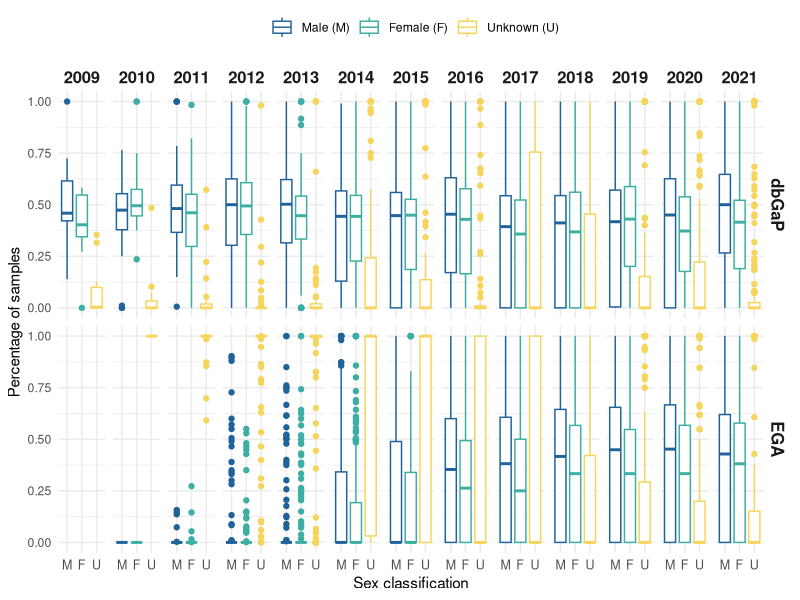
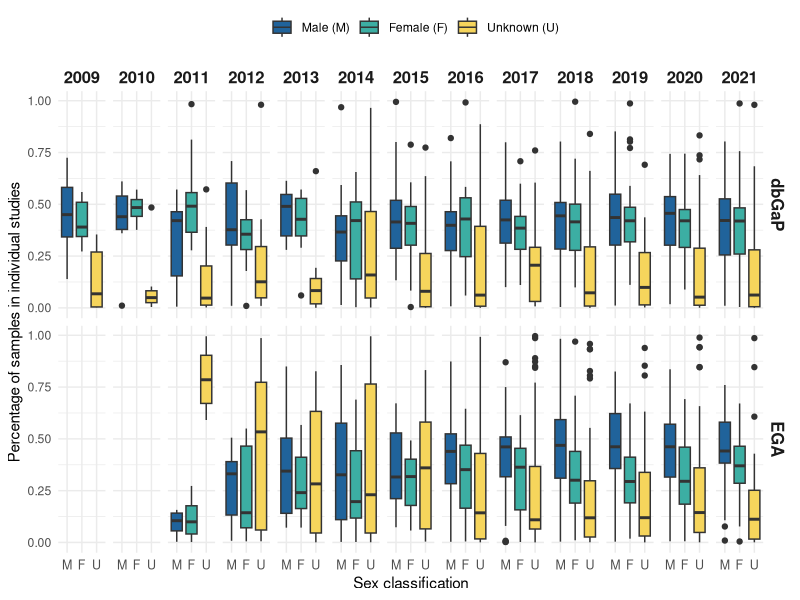
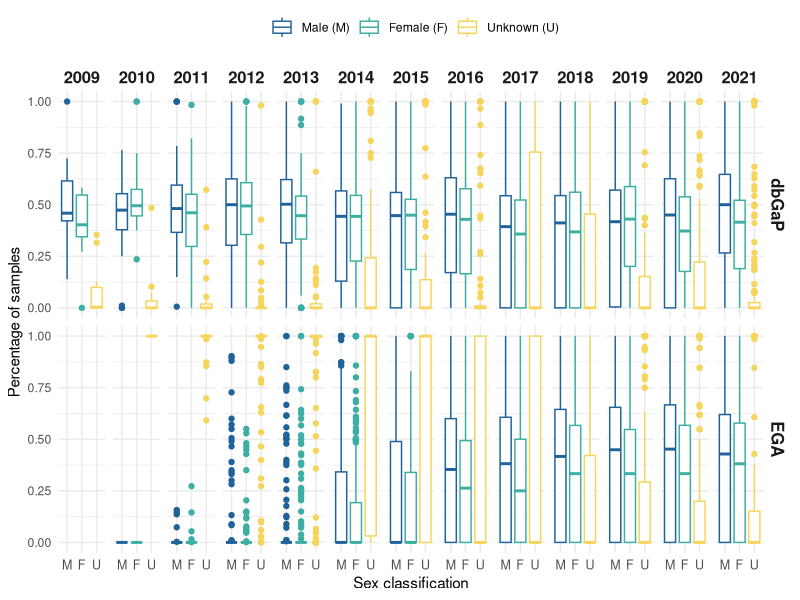
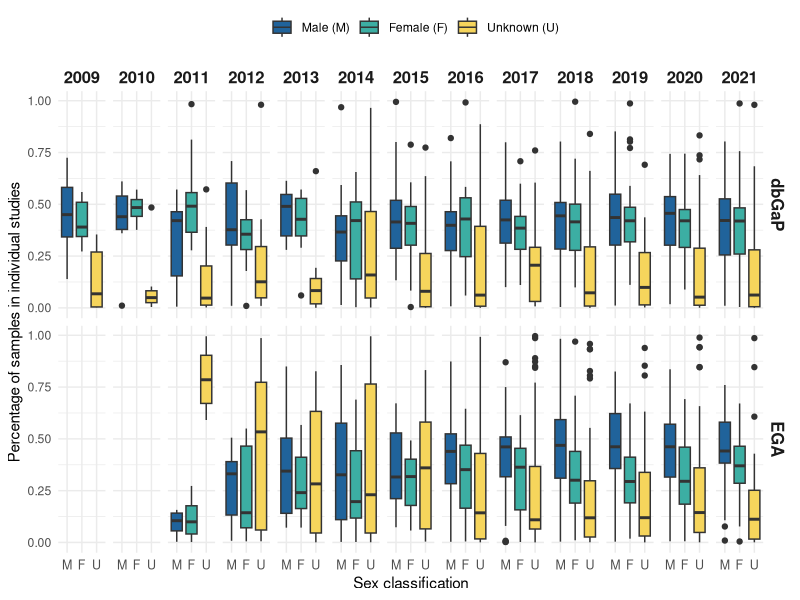

These charts were generated, in order, by the following R code:
library(data.table)
library(reshape2)
library(ggplot2)
library(stringr)
library(dplyr)
library(lubridate)
# Load data
ega = fread("../../ega/all_EGA_samples.txt")

ega$year = str_split_fixed(ega$date_study, '-', 2)[,1]
colnames(ega)[1] = "study_id"
ega = ega %>% group_by(year) %>%
  mutate(total_all = length(unique(study_id)))
ega$year = as.numeric(ega$year)


dbgap = fread("./dbgap_may2024.csv")
dbgap$repository = "dbGaP"
dbgap = dbgap[,-3]
#dbgap = subset(dbgap, year > 2017)
dbgap = dbgap %>% group_by(year) %>%
  mutate(total_all = length(unique(study_id)))


#dbgap$phe = substr(dbgap$filename, 8,19)

ega_dbgap = rbind(ega,dbgap)
################
# study level  #
################
unknown_only = subset(ega_dbgap, male == 0 & female == 0)
unknown_only$label = "U"

female_only = subset(subset(ega_dbgap, male == 0 & unknown == 0))
female_only$label = 'F'

male_only = subset(ega_dbgap, female == 0 & unknown == 0)
male_only$label = 'M'

female_and_male = subset(ega_dbgap, female != 0 & male != 0 & unknown == 0)
female_and_male$label = 'F&M'

female_and_unknown = subset(ega_dbgap, female != 0 & male == 0 & unknown != 0)
female_and_unknown$label = 'F&U'

male_and_unknown = subset(ega_dbgap, female == 0 & male != 0 & unknown != 0)
male_and_unknown$label = 'M&U'

female_and_male_and_unknown = subset(ega_dbgap, female != 0 & male != 0 & unknown != 0)
female_and_male_and_unknown$label = 'F&M&U'


r = rbind(unknown_only, female_only, male_only, female_and_male, female_and_unknown, male_and_unknown, female_and_male_and_unknown)

library(reshape2)

r_m = melt(r, id.vars = c("study_id",
                          "total", "date_study",
                          "repository", "year", "total_all","label"))
#r_m = r_m %>% group_by(year, repository,label) %>% mutate(total_year = sum(value))
r_m_percent = r_m %>% 
  group_by(year, repository, label,variable) %>% 
  mutate(percent = value/ total) 
r_m_percent = subset(r_m_percent, !is.na(year) & year!= '1980' & year != "NA")
#r_m_percent$year[r_m_percent$year=='1980'] ='NA'

r_m_percent$year = factor (r_m_percent$year, 
                           levels = c( '1980','2009','2010','2011','2012','2013','2014','2015','2016','2017','2018','2019','2020','2021' ))


all = ggplot(subset(r_m_percent),
             aes(x = variable, y =percent, color = variable) )+
  geom_boxplot()+
  facet_grid(repository~year )+
  ylab("Percentage of samples")+
  scale_color_manual(values = c("#20639b", "#3caea3","#f6d55c"),
                     labels = c("Male (M)", "Female (F)", "Unknown (U)"),
                     name ="")+
  xlab("Sex classification")+
  scale_x_discrete(labels= c("M", "F", "U"))+
  theme_minimal()+
  theme(legend.position="top",
        strip.text = element_text(size = 12, face = "bold"),
        axis.text.x = element_text(size = 9))


all
png('../figures/figureS5.png',
    width = 3000, height = 1500, res = 300)
all
dev.off()


fmu = ggplot(subset(r_m_percent, label == "F&M&U" & year !="NA"),
             aes(x = variable, y =percent, fill = variable) )+
  geom_boxplot()+
  facet_grid(repository~year )+
  ylab("Percentage of samples in individual studies")+
  scale_fill_manual(values = c("#20639b", "#3caea3","#f6d55c"),
                     labels = c("Male (M)", "Female (F)", "Unknown (U)"),
                     name ="")+
  xlab("Sex classification")+
  scale_x_discrete(labels= c("M", "F", "U"))+
  theme_minimal()+
  theme(legend.position="top",
        strip.text = element_text(size = 12, face = "bold"),
        axis.text.x = element_text(size = 9))


fmu
png('../../figures/figureS2_may2024.png',
    width = 3000, height = 1500, res = 300)
fmu
dev.off()
